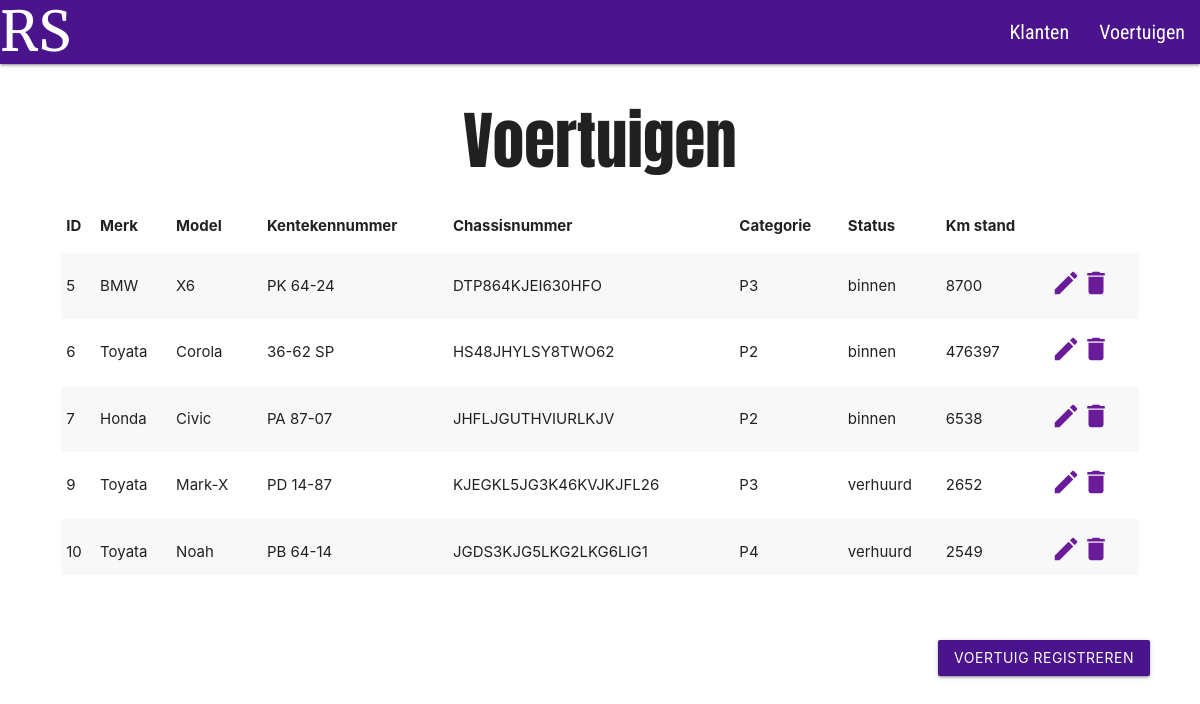
Page /voertuigen.php on the committed database.
### tables this page shows
CREATE TABLE `voertuigen` (
  `voertuigid` int(225) NOT NULL,
  `merk` varchar(225) NOT NULL,
  `model` varchar(225) NOT NULL,
  `plaatnummer` varchar(225) NOT NULL,
  `categorie` varchar(50) NOT NULL,
  `status` varchar(50) NOT NULL,
  `kmstand` int(225) NOT NULL,
  `chassisnummer` varchar(225) NOT NULL
);

### voertuigen.php (the view, shortened to what this page needs)
<!DOCTYPE html>
  <html>
    <head>
        <link type="text/css" rel="stylesheet" href="materialize/css/materialize.min.css"  media="screen,projection"/>
    </head>
    <header>
      <nav class="purple darken-4">
        <div class="nav-wrapper">
          <a href="index.php" style="font-family: 'Merriweather', serif; font-size: 55px;">RS</a>
          <ul id="nav-mobile" class="right hide-on-med-and-down">
            <li><a href="klanten.php" style="font-family: 'Roboto Condensed', sans-serif; font-size: 20px;">Klanten</a></li>
            <li><a href="voertuigen.php" style="font-family: 'Roboto Condensed', sans-serif; font-size: 20px;">Voertuigen</a></li>
          </ul>
        </div>
      </nav>
    </header>
    <body>
      <div class="center-align">
        <h1 style="font-family: 'Anton', sans-serif;">Voertuigen</h1>
      </div>
      <div class="row" style="padding-left: 50px; padding-right: 50px;">
        <div class="col s12" style="height: 25em; overflow: auto;">
          <?php
            require_once "incl/db.php";
            $sql = "SELECT * FROM voertuigen";
              if($result = mysqli_query($link, $sql)){
                if(mysqli_num_rows($result) > 0){
                  echo "<table class='highlight, striped' id='myTable'>";
                    echo "<thead>";
                      echo "<tr>";
                        echo "<th>ID</th>";
                        echo "<th>Merk</th>";
                        echo "<th>Model</th>";
                        echo "<th>Kentekennummer</th>";
                        echo "<th>Chassisnummer</th>";
                        echo "<th>Categorie</th>";
                        echo "<th>Status</th>";
                        echo "<th>Km stand</th>";
                        echo "<th> </th>";
                      echo "</tr>";
                    echo "</thead>";
                    echo "<tbody>";
                    while ($row = mysqli_fetch_array($result)) {
                    echo "<tr>";
                      echo "<td>" . $row['voertuigid'] . "</td>";
                      echo "<td>" . $row['merk'] . "</td>";
                      echo "<td>" . $row['model'] . "</td>";
                      echo "<td>" . $row['plaatnummer'] . "</td>";
                      echo "<td>" . $row['chassisnummer'] . "</td>";
                      echo "<td>" . $row['categorie'] . "</td>";
                      echo "<td>" . $row['status'] . "</td>";
                      echo "<td>" . $row['kmstand'] . "</td>";
                      echo "<td>";
                        echo "<a href='incl/voertuigen/crud/update.php?id=". $row['voertuigid'] ."' title='Wijzigen' data-toggle='tooltip'><i class='small material-icons' style='color: #6a1b9a;'>edit</i></a>";
                        echo "<a href='incl/voertuigen/crud/delete.php?id=". $row['voertuigid'] ."' title='Verwijderen' data-toggle='tooltip'><i class='small material-icons' style='color: #6a1b9a;'>delete</i></a>";
                      echo "</td>";
                    }
                    echo "</tbody>";
                  echo "</table>";
                } else {
                    echo "<p class='lead'><em>No records were found.</em></p>";
                }
              } else {
                  echo "ERROR: Could not able to execute $sql. " . mysqli_error($link);
              }
          ?>
        </div>
      </div>
      <br>
      <br>
      <div class="row, container, right" style="padding-right: 50px; ">
        <a class="purple darken-4 waves-effect waves-light btn modal-trigger" href="#modal1">Voertuig Registreren</a>
      </div>
      </body>
  </html>

### rows in the picture
voertuigen: voertuigid "5", merk "BMW", model "X6", plaatnummer "PK 64-24", chassisnummer "DTP864KJEI630HFO", categorie "P3", status "binnen", kmstand "8700"
voertuigen: voertuigid "6", merk "Toyata", model "Corola", plaatnummer "36-62 SP", chassisnummer "HS48JHYLSY8TWO62", categorie "P2", status "binnen", kmstand "476397"
voertuigen: voertuigid "7", merk "Honda", model "Civic", plaatnummer "PA 87-07", chassisnummer "JHFLJGUTHVIURLKJV", categorie "P2", status "binnen", kmstand "6538"
voertuigen: voertuigid "9", merk "Toyata", model "Mark-X", plaatnummer "PD 14-87", chassisnummer "KJEGKL5JG3K46KVJKJFL26", categorie "P3", status "verhuurd", kmstand "2652"
voertuigen: voertuigid "10", merk "Toyata", model "Noah", plaatnummer "PB 64-14", chassisnummer "JGDS3KJG5LKG2LKG6LIG1", categorie "P4", status "verhuurd", kmstand "2549"
